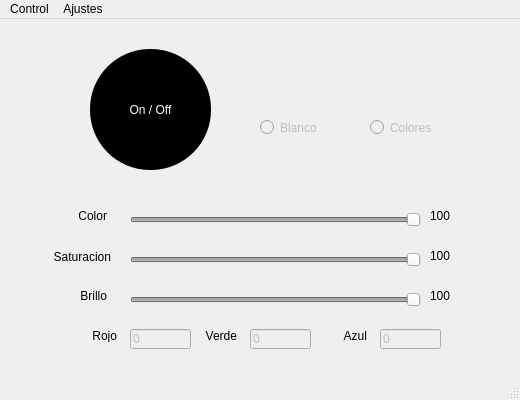
<?xml version="1.0" encoding="UTF-8"?>
<ui version="4.0">
 <class>MainWindow</class>
 <widget class="QMainWindow" name="MainWindow">
  <property name="geometry">
   <rect>
    <x>0</x>
    <y>0</y>
    <width>520</width>
    <height>400</height>
   </rect>
  </property>
  <property name="minimumSize">
   <size>
    <width>520</width>
    <height>400</height>
   </size>
  </property>
  <property name="maximumSize">
   <size>
    <width>520</width>
    <height>400</height>
   </size>
  </property>
  <property name="windowTitle">
   <string>MainWindow</string>
  </property>
  <widget class="QWidget" name="centralwidget">
   <widget class="QStackedWidget" name="PAGINAS">
    <property name="geometry">
     <rect>
      <x>0</x>
      <y>0</y>
      <width>521</width>
      <height>371</height>
     </rect>
    </property>
    <property name="currentIndex">
     <number>0</number>
    </property>
    <widget class="QWidget" name="PGControl">
     <widget class="QLineEdit" name="TXAzul">
      <property name="enabled">
       <bool>false</bool>
      </property>
      <property name="geometry">
       <rect>
        <x>380</x>
        <y>310</y>
        <width>61</width>
        <height>20</height>
       </rect>
      </property>
      <property name="text">
       <string>0</string>
      </property>
     </widget>
     <widget class="QLabel" name="Brillo">
      <property name="geometry">
       <rect>
        <x>60</x>
        <y>270</y>
        <width>47</width>
        <height>13</height>
       </rect>
      </property>
      <property name="text">
       <string>Brillo</string>
      </property>
      <property name="alignment">
       <set>Qt::AlignRight|Qt::AlignTrailing|Qt::AlignVCenter</set>
      </property>
     </widget>
     <widget class="QLabel" name="Verde">
      <property name="geometry">
       <rect>
        <x>190</x>
        <y>310</y>
        <width>47</width>
        <height>13</height>
       </rect>
      </property>
      <property name="text">
       <string>Verde</string>
      </property>
      <property name="alignment">
       <set>Qt::AlignRight|Qt::AlignTrailing|Qt::AlignVCenter</set>
      </property>
     </widget>
     <widget class="QPushButton" name="BTOnOff">
      <property name="enabled">
       <bool>true</bool>
      </property>
      <property name="geometry">
       <rect>
        <x>90</x>
        <y>30</y>
        <width>121</width>
        <height>121</height>
       </rect>
      </property>
      <property name="minimumSize">
       <size>
        <width>0</width>
        <height>0</height>
       </size>
      </property>
      <property name="styleSheet">
       <string notr="true">
QPushButton{
background-color: Black;
border-radius:60px;
color: White;
}

QPushButton:hover{
background-color: rgb(61,61,61);
border-radius:60px;
color: White;
}

QPushButton:pressed{
background-color: rgb(0,0,0);
border-radius:60px;
color: White;
}</string>
      </property>
      <property name="text">
       <string>On / Off</string>
      </property>
     </widget>
     <widget class="QLineEdit" name="TXRojo">
      <property name="enabled">
       <bool>false</bool>
      </property>
      <property name="geometry">
       <rect>
        <x>130</x>
        <y>310</y>
        <width>61</width>
        <height>20</height>
       </rect>
      </property>
      <property name="text">
       <string>0</string>
      </property>
     </widget>
     <widget class="QLabel" name="Rojo">
      <property name="geometry">
       <rect>
        <x>70</x>
        <y>310</y>
        <width>47</width>
        <height>13</height>
       </rect>
      </property>
      <property name="text">
       <string>Rojo</string>
      </property>
      <property name="alignment">
       <set>Qt::AlignRight|Qt::AlignTrailing|Qt::AlignVCenter</set>
      </property>
     </widget>
     <widget class="QLabel" name="TXBrillo">
      <property name="geometry">
       <rect>
        <x>430</x>
        <y>270</y>
        <width>47</width>
        <height>13</height>
       </rect>
      </property>
      <property name="text">
       <string>100</string>
      </property>
     </widget>
     <widget class="QLineEdit" name="TXVerde">
      <property name="enabled">
       <bool>false</bool>
      </property>
      <property name="geometry">
       <rect>
        <x>250</x>
        <y>310</y>
        <width>61</width>
        <height>20</height>
       </rect>
      </property>
      <property name="text">
       <string>0</string>
      </property>
     </widget>
     <widget class="QRadioButton" name="RBColores">
      <property name="enabled">
       <bool>false</bool>
      </property>
      <property name="geometry">
       <rect>
        <x>370</x>
        <y>100</y>
        <width>82</width>
        <height>17</height>
       </rect>
      </property>
      <property name="text">
       <string>Colores</string>
      </property>
     </widget>
     <widget class="QLabel" name="Azul">
      <property name="geometry">
       <rect>
        <x>320</x>
        <y>310</y>
        <width>47</width>
        <height>13</height>
       </rect>
      </property>
      <property name="text">
       <string>Azul</string>
      </property>
      <property name="alignment">
       <set>Qt::AlignRight|Qt::AlignTrailing|Qt::AlignVCenter</set>
      </property>
     </widget>
     <widget class="QLabel" name="TXSaturacion">
      <property name="geometry">
       <rect>
        <x>430</x>
        <y>230</y>
        <width>47</width>
        <height>13</height>
       </rect>
      </property>
      <property name="text">
       <string>100</string>
      </property>
     </widget>
     <widget class="QSlider" name="HSBrillo">
      <property name="enabled">
       <bool>false</bool>
      </property>
      <property name="geometry">
       <rect>
        <x>130</x>
        <y>270</y>
        <width>291</width>
        <height>22</height>
       </rect>
      </property>
      <property name="value">
       <number>99</number>
      </property>
      <property name="orientation">
       <enum>Qt::Horizontal</enum>
      </property>
     </widget>
     <widget class="QLabel" name="Saturacion">
      <property name="geometry">
       <rect>
        <x>40</x>
        <y>230</y>
        <width>71</width>
        <height>16</height>
       </rect>
      </property>
      <property name="text">
       <string>Saturacion</string>
      </property>
      <property name="alignment">
       <set>Qt::AlignRight|Qt::AlignTrailing|Qt::AlignVCenter</set>
      </property>
     </widget>
     <widget class="QSlider" name="HSSaturacion">
      <property name="enabled">
       <bool>false</bool>
      </property>
      <property name="geometry">
       <rect>
        <x>130</x>
        <y>230</y>
        <width>291</width>
        <height>22</height>
       </rect>
      </property>
      <property name="value">
       <number>99</number>
      </property>
      <property name="orientation">
       <enum>Qt::Horizontal</enum>
      </property>
     </widget>
     <widget class="QRadioButton" name="RBBlanco">
      <property name="enabled">
       <bool>false</bool>
      </property>
      <property name="geometry">
       <rect>
        <x>260</x>
        <y>100</y>
        <width>82</width>
        <height>17</height>
       </rect>
      </property>
      <property name="text">
       <string>Blanco</string>
      </property>
      <property name="checkable">
       <bool>true</bool>
      </property>
      <property name="checked">
       <bool>false</bool>
      </property>
     </widget>
     <widget class="QSlider" name="HSColor">
      <property name="enabled">
       <bool>false</bool>
      </property>
      <property name="geometry">
       <rect>
        <x>130</x>
        <y>190</y>
        <width>291</width>
        <height>22</height>
       </rect>
      </property>
      <property name="value">
       <number>99</number>
      </property>
      <property name="orientation">
       <enum>Qt::Horizontal</enum>
      </property>
     </widget>
     <widget class="QLabel" name="Color">
      <property name="geometry">
       <rect>
        <x>60</x>
        <y>190</y>
        <width>47</width>
        <height>13</height>
       </rect>
      </property>
      <property name="text">
       <string>Color</string>
      </property>
      <property name="alignment">
       <set>Qt::AlignRight|Qt::AlignTrailing|Qt::AlignVCenter</set>
      </property>
     </widget>
     <widget class="QLabel" name="TXColor">
      <property name="geometry">
       <rect>
        <x>430</x>
        <y>190</y>
        <width>47</width>
        <height>13</height>
       </rect>
      </property>
      <property name="text">
       <string>100</string>
      </property>
     </widget>
    </widget>
    <widget class="QWidget" name="PGAjustes">
     <widget class="QLineEdit" name="TXACCESID">
      <property name="geometry">
       <rect>
        <x>220</x>
        <y>60</y>
        <width>113</width>
        <height>20</height>
       </rect>
      </property>
     </widget>
     <widget class="QLineEdit" name="TXACCESKEY">
      <property name="geometry">
       <rect>
        <x>220</x>
        <y>110</y>
        <width>113</width>
        <height>20</height>
       </rect>
      </property>
     </widget>
     <widget class="QLineEdit" name="ENDPOINT_2">
      <property name="geometry">
       <rect>
        <x>220</x>
        <y>160</y>
        <width>113</width>
        <height>20</height>
       </rect>
      </property>
     </widget>
     <widget class="QLineEdit" name="TXUSERNAME">
      <property name="geometry">
       <rect>
        <x>220</x>
        <y>220</y>
        <width>113</width>
        <height>20</height>
       </rect>
      </property>
     </widget>
     <widget class="QLineEdit" name="TXPASSWORD">
      <property name="geometry">
       <rect>
        <x>220</x>
        <y>260</y>
        <width>113</width>
        <height>20</height>
       </rect>
      </property>
     </widget>
     <widget class="QLineEdit" name="TXDEVICEID">
      <property name="geometry">
       <rect>
        <x>220</x>
        <y>300</y>
        <width>113</width>
        <height>20</height>
       </rect>
      </property>
     </widget>
     <widget class="QLabel" name="ACCESID">
      <property name="geometry">
       <rect>
        <x>130</x>
        <y>60</y>
        <width>61</width>
        <height>16</height>
       </rect>
      </property>
      <property name="text">
       <string>ACCES ID</string>
      </property>
     </widget>
     <widget class="QLabel" name="ACCESKEY">
      <property name="geometry">
       <rect>
        <x>130</x>
        <y>110</y>
        <width>61</width>
        <height>16</height>
       </rect>
      </property>
      <property name="text">
       <string>ACCES KEY</string>
      </property>
     </widget>
     <widget class="QLabel" name="ENDPOINT">
      <property name="geometry">
       <rect>
        <x>130</x>
        <y>160</y>
        <width>61</width>
        <height>16</height>
       </rect>
      </property>
      <property name="text">
       <string>ENDPOINT</string>
      </property>
     </widget>
     <widget class="QLabel" name="USERNAME">
      <property name="geometry">
       <rect>
        <x>130</x>
        <y>220</y>
        <width>61</width>
        <height>16</height>
       </rect>
      </property>
      <property name="text">
       <string>USERNAME</string>
      </property>
     </widget>
     <widget class="QLabel" name="PASSWORD">
      <property name="geometry">
       <rect>
        <x>130</x>
        <y>260</y>
        <width>71</width>
        <height>16</height>
       </rect>
      </property>
      <property name="text">
       <string>PASSWORD</string>
      </property>
     </widget>
     <widget class="QLabel" name="DEVICEID">
      <property name="geometry">
       <rect>
        <x>130</x>
        <y>300</y>
        <width>61</width>
        <height>16</height>
       </rect>
      </property>
      <property name="text">
       <string>DEVICE ID</string>
      </property>
     </widget>
     <widget class="QPushButton" name="BTGuardar">
      <property name="geometry">
       <rect>
        <x>370</x>
        <y>200</y>
        <width>121</width>
        <height>51</height>
       </rect>
      </property>
      <property name="minimumSize">
       <size>
        <width>0</width>
        <height>0</height>
       </size>
      </property>
      <property name="styleSheet">
       <string notr="true">
QPushButton{
background-color: Black;
border-radius:10px;
color: White;
}

QPushButton:hover{
background-color: rgb(61,61,61);
border-radius:10px;
color: White;
}

QPushButton:pressed{
background-color: rgb(0,0,0);
border-radius:10px;
color: White;
}</string>
      </property>
      <property name="text">
       <string>Guardar</string>
      </property>
     </widget>
    </widget>
   </widget>
  </widget>
  <widget class="QStatusBar" name="statusbar"/>
  <widget class="QMenuBar" name="menuBar">
   <property name="geometry">
    <rect>
     <x>0</x>
     <y>0</y>
     <width>520</width>
     <height>23</height>
    </rect>
   </property>
   <widget class="QMenu" name="MNControl">
    <property name="title">
     <string>Control</string>
    </property>
    <addaction name="ACControl"/>
   </widget>
   <widget class="QMenu" name="MNAjustes">
    <property name="title">
     <string>Ajustes</string>
    </property>
    <addaction name="ACAjustes"/>
   </widget>
   <addaction name="MNControl"/>
   <addaction name="MNAjustes"/>
  </widget>
  <action name="ACControl">
   <property name="text">
    <string>Control</string>
   </property>
  </action>
  <action name="ACAjustes">
   <property name="text">
    <string>Ajustes</string>
   </property>
  </action>
 </widget>
 <resources/>
 <connections/>
</ui>
